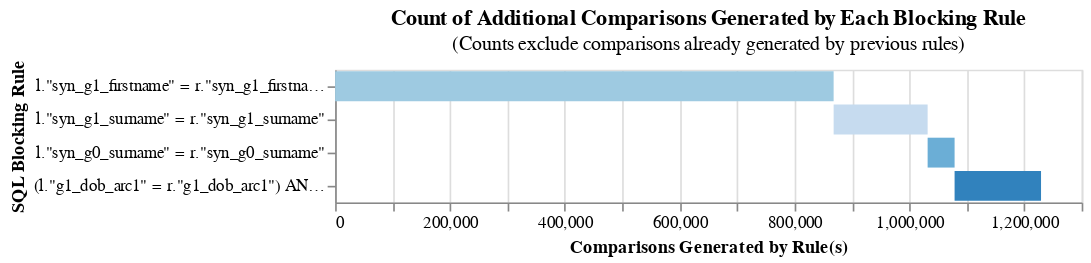

Notebook cell for this chart:
### Code cell
# Scenario 2, relaxed blocking rules, strategy 2
from splink.duckdb.blocking_rule_library import block_on
setting_test = {
        "link_type": "link_only",
    "probability_two_random_records_match": 1/13281,
    "blocking_rules_to_generate_predictions": [       
        block_on(["syn_g1_firstname"]),
        block_on(["syn_g1_surname"]),
        block_on(["syn_g0_surname"]),
        block_on(["g1_dob_arc1", "g1_gender_arc"]),
    ]
}

linker = DuckDBLinker(
    [gold_df, df],
    settings_dict= setting_test,
    input_table_aliases=["df_left","df_right"]
)


linker.cumulative_num_comparisons_from_blocking_rules_chart()

### Figure 1 — Vega-Lite specification as saved in the notebook (floating-point values rounded to 4 significant figures)
{"config": {"view": {"continuousWidth": 300, "continuousHeight": 300}}, "data": {"name": "data-d4b8ad160ee7dc2348513ce6bc7ea985"}, "mark": "bar", "encoding": {"color": {"field": "rule", "legend": null, "scale": {"scheme": "category20c"}}, "order": {"field": "cumulative_rows"}, "tooltip": [{"field": "rule", "title": "SQL Condition", "type": "nominal"}, {"field": "row_count", "format": ",", "title": "Comparisons Generated", "type": "quantitative"}, {"field": "cumulative_rows", "format": ",", "title": "Cumulative Comparisons", "type": "quantitative"}, {"field": "cartesian", "format": ",", "title": "Cartesian Product of Input Data", "type": "quantitative"}, {"field": "reduction_ratio", "title": "Reduction Ratio (cumulative rows/cartesian product)", "type": "nominal"}], "x": {"field": "start", "title": "Comparisons Generated by Rule(s)", "type": "quantitative"}, "x2": {"field": "cumulative_rows"}, "y": {"field": "rule", "sort": ["-x2"], "title": "SQL Blocking Rule"}}, "height": {"step": 20}, "title": {"text": "Count of Additional Comparisons Generated by Each Blocking Rule", "subtitle": "(Counts exclude comparisons already generated by previous rules)"}, "width": 450, "$schema": "https://vega.github.io/schema/vega-lite/v5.9.3.json", "datasets": {"data-d4b8ad160ee7dc2348513ce6bc7ea985": [{"row_count": 868085, "rule": "l.\"syn_g1_firstname\" = r.\"syn_g1_firstname\"", "cumulative_rows": 868085, "cartesian": 176384961, "reduction_ratio": "The rolling reduction ratio with your given blocking rule(s) is 0.995078. This represents the reduction in the total number of comparisons due to your rule(s).", "start": 0}, {"row_count": 163684, "rule": "l.\"syn_g1_surname\" = r.\"syn_g1_surname\"", "cumulative_rows": 1031769, "cartesian": 176384961, "reduction_ratio": "The rolling reduction ratio with your given blocking rule(s) is 0.99415. This represents the reduction in the total number of comparisons due to your rule(s).", "start": 868085}, {"row_count": 46949, "rule": "l.\"syn_g0_surname\" = r.\"syn_g0_surname\"", "cumulative_rows": 1078718, "cartesian": 176384961, "reduction_ratio": "The rolling reduction ratio with your given blocking rule(s) is 0.993884. This represents the reduction in the total number of comparisons due to your rule(s).", "start": 1031769}, {"row_count": 150525, "rule": "(l.\"g1_dob_arc1\" = r.\"g1_dob_arc1\") AND (l.\"g1_gender_arc\" = r.\"g1_gender_arc\")", "cumulative_rows": 1229243, "cartesian": 176384961, "reduction_ratio": "The rolling reduction ratio with your given blocking rule(s) is 0.993031. This represents the reduction in the total number of comparisons due to your rule(s).", "start": 1078718}]}}
